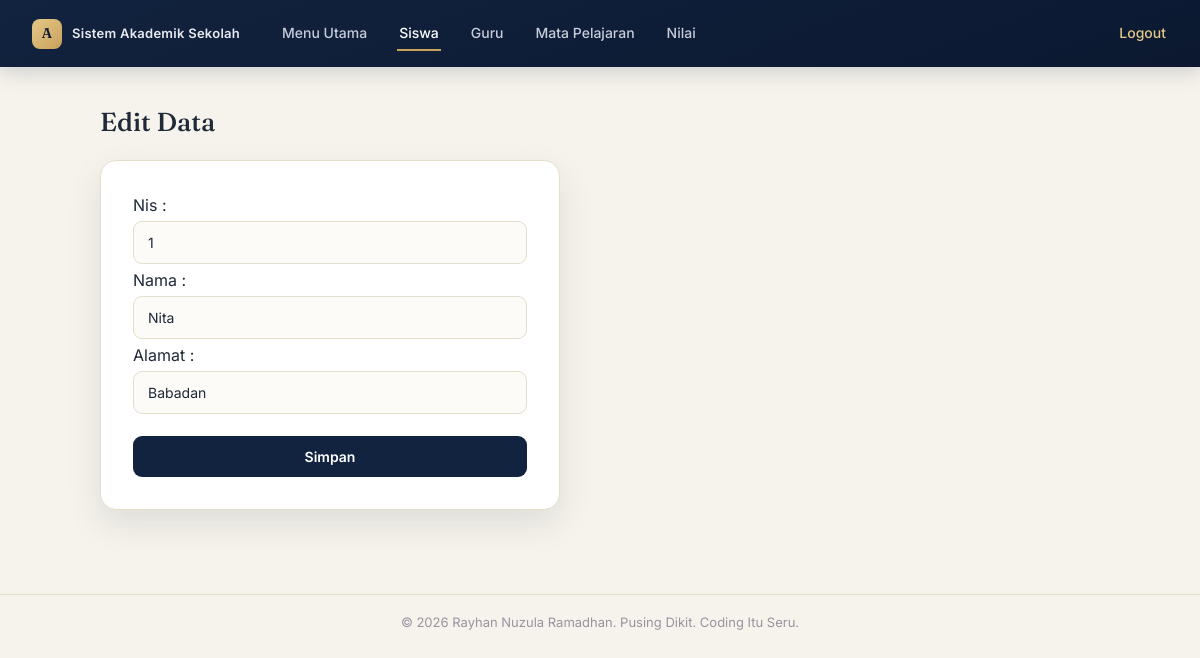
Page /siswa/edit.php?nis=1 on the committed database.
### tables this page shows
CREATE TABLE `siswa` (
  `nis` varchar(12) NOT NULL,
  `nama` varchar(50) NOT NULL,
  `alamat` varchar(50) NOT NULL
);

### siswa/edit.php (the view)
<?php
include "koneksi.php";
include "../header.php";
$nis=$_GET['nis'];
$query=mysqli_query($koneksi,"select *from siswa where nis ='$nis'");
$data=mysqli_fetch_array($query);
?>
<h1>Edit Data</h1>
<form action="update.php" method="POST">
    Nis : <input type="text" name="nis" value="<?php echo $data['nis'] ?>">
    <br>
    Nama : <input type="text" name="nama" value="<?php echo $data['nama'] ?>">
    <br>
    Alamat : <input type="text" name="alamat" value="<?php echo $data['alamat'] ?>">
    <br>
    <button>Simpan</button>
</form>
<?php
include "../footer.php";
?>

### header.php (style rules this page uses)
* { margin:0; padding:0; box-sizing:border-box; }
:root { --navy:#12233F; --navy-deep:#0B1830; --gold:#C9A15B; --gold-light:#E4C888; --paper:#F6F3EC; --ink:#1F2937; --muted:#6B7280; --line:#E4DECC; }
body { font-family: 'Inter', sans-serif; background-color: var(--paper); color: var(--ink); line-height: 1.5; }
h1, h2, h3 { font-family: 'Fraunces', serif; font-weight: 500; color: var(--ink); }
h1 { font-size: 26px; margin-bottom: 18px; }
button, input[type="submit"] { background: var(--navy); color: #fff; border: none; padding: 12px 20px; border-radius: 9px; font-size: 14px; font-weight: 600; font-family: 'Inter', sans-serif; cursor: pointer; transition: .2s ease; }
form { background: #fff; max-width: 460px; padding: 32px; border-radius: 16px; box-shadow: 0 14px 34px rgba(18,35,63,.10); border: 1px solid var(--line); }
input[type="text"], input[type="number"], select, textarea { width: 100%; padding: 12px 14px; margin: 4px 0; border: 1.5px solid var(--line); border-radius: 9px; background: #FCFBF8; color: var(--ink); font-family: 'Inter', sans-serif; font-size: 14px; transition: .2s; }
form button, form input[type="submit"] { margin-top: 18px; width: 100%; }

### rows in the picture
siswa: nis "1", nama "Nita", alamat "Babadan"
